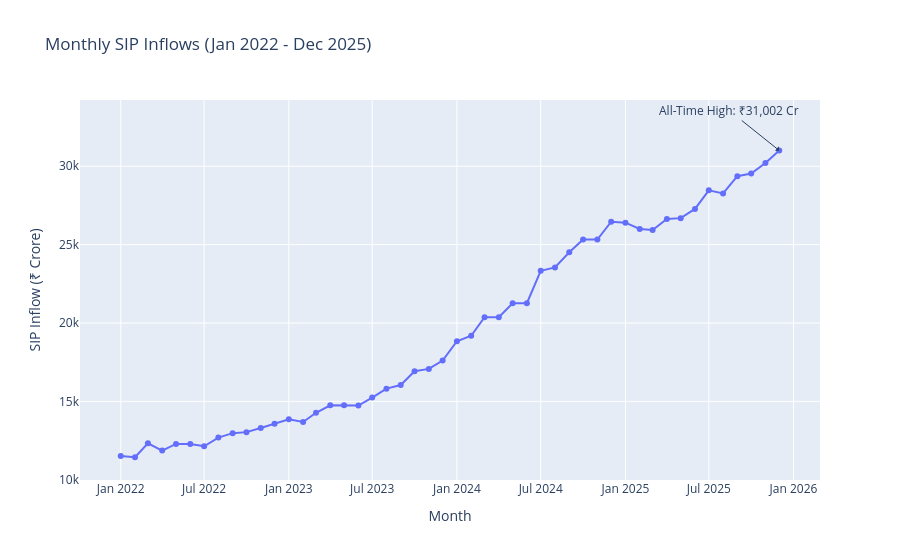

Notebook source saved alongside this figure:
### Code cell
# SIP Inflow Time-Series
df_sip = pd.read_csv(r'data\raw\04_monthly_sip_inflows.csv')
df_sip['month'] = pd.to_datetime(df_sip['month'])

fig = px.line(df_sip, x='month', y='sip_inflow_crore', markers=True,
              title='Monthly SIP Inflows (Jan 2022 - Dec 2025)',
              labels={'month': 'Month', 'sip_inflow_crore': 'SIP Inflow (₹ Crore)'})

# Annotating the Dec 2025 All-Time High
fig.add_annotation(x='2025-12-01', y=31002,
            text="All-Time High: ₹31,002 Cr",
            showarrow=True, arrowhead=1, ax=-50, ay=-40)

fig.show()

### Figure 1 — Plotly figure (JSON) as saved in the notebook; plotly's stock layout.template omitted (floating-point values rounded to 4 significant figures)
{"data": [{"hovertemplate": "Month=%{x}<br>SIP Inflow (₹ Crore)=%{y}<extra></extra>", "legendgroup": "", "line": {"color": "#636efa", "dash": "solid"}, "marker": {"symbol": "circle"}, "mode": "lines+markers", "name": "", "orientation": "v", "showlegend": false, "type": "scatter", "x": ["2022-01-01T00:00:00", "2022-02-01T00:00:00", "2022-03-01T00:00:00", "2022-04-01T00:00:00", "2022-05-01T00:00:00", "2022-06-01T00:00:00", "2022-07-01T00:00:00", "2022-08-01T00:00:00", "2022-09-01T00:00:00", "2022-10-01T00:00:00", "2022-11-01T00:00:00", "2022-12-01T00:00:00", "2023-01-01T00:00:00", "2023-02-01T00:00:00", "2023-03-01T00:00:00", "2023-04-01T00:00:00", "2023-05-01T00:00:00", "2023-06-01T00:00:00", "2023-07-01T00:00:00", "2023-08-01T00:00:00", "2023-09-01T00:00:00", "2023-10-01T00:00:00", "2023-11-01T00:00:00", "2023-12-01T00:00:00", "2024-01-01T00:00:00", "2024-02-01T00:00:00", "2024-03-01T00:00:00", "2024-04-01T00:00:00", "2024-05-01T00:00:00", "2024-06-01T00:00:00", "2024-07-01T00:00:00", "2024-08-01T00:00:00", "2024-09-01T00:00:00", "2024-10-01T00:00:00", "2024-11-01T00:00:00", "2024-12-01T00:00:00", "2025-01-01T00:00:00", "2025-02-01T00:00:00", "2025-03-01T00:00:00", "2025-04-01T00:00:00", "2025-05-01T00:00:00", "2025-06-01T00:00:00", "2025-07-01T00:00:00", "2025-08-01T00:00:00", "2025-09-01T00:00:00", "2025-10-01T00:00:00", "2025-11-01T00:00:00", "2025-12-01T00:00:00"], "xaxis": "x", "y": [11517, 11438, 12328, 11863, 12286, 12276, 12140, 12694, 12976, 13040, 13306, 13573, 13856, 13687, 14276, 14749, 14749, 14734, 15245, 15814, 16042, 16928, 17073, 17610, 18838, 19187, 20371, 20371, 21262, 21262, 23332, 23547, 24509, 25323, 25320, 26459, 26400, 25999, 25926, 26632, 26688, 27274, 28464, 28265, 29361, 29529, 30200, 31002], "yaxis": "y"}], "layout": {"annotations": [{"arrowhead": 1, "ax": -50, "ay": -40, "showarrow": true, "text": "All-Time High: ₹31,002 Cr", "x": "2025-12-01", "y": 31002}], "legend": {"tracegroupgap": 0}, "title": {"text": "Monthly SIP Inflows (Jan 2022 - Dec 2025)"}, "xaxis": {"anchor": "y", "domain": [0, 1], "title": {"text": "Month"}}, "yaxis": {"anchor": "x", "domain": [0, 1], "title": {"text": "SIP Inflow (₹ Crore)"}}}}
